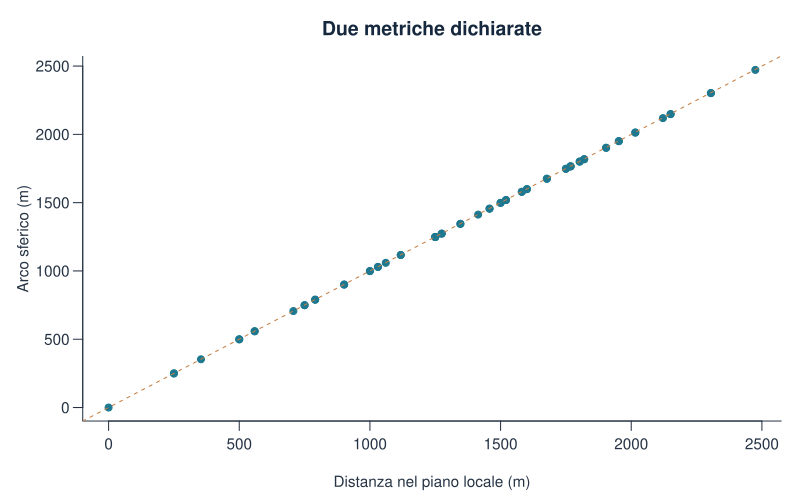

This chart was generated by the following R code:
stile_grafico()
plot(confronto$locale_m,confronto$sfera_m,pch=19,col=palette_geo[1],
  xlab="Distanza nel piano locale (m)",ylab="Arco sferico (m)",main="Due metriche dichiarate")
abline(0,1,lty=2,col=palette_geo[2])
write.csv(confronto,percorso_risultati("distanze_confrontate.csv"),row.names=FALSE)
data.frame(massimo_scarto_m=max(abs(confronto$differenza_m)))
